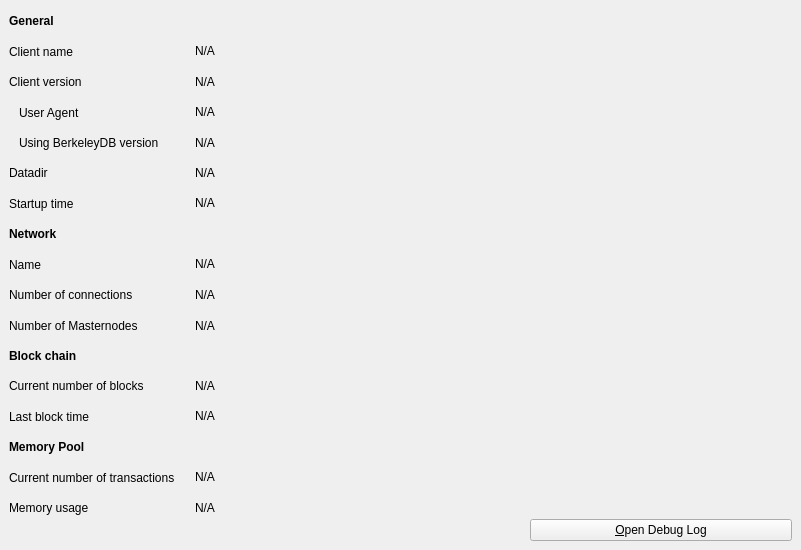
     <widget class="QWidget" name="tab_info">
      <attribute name="title">
       <string>&amp;Information</string>
      </attribute>
      <widget class="QWidget" name="layoutWidget">
       <property name="geometry">
        <rect>
         <x>530</x>
         <y>10</y>
         <width>262</width>
         <height>531</height>
        </rect>
       </property>
       <layout class="QVBoxLayout" name="verticalLayout_7">
        <item>
         <widget class="QLabel" name="labelIcon">
          <property name="minimumSize">
           <size>
            <width>260</width>
            <height>260</height>
           </size>
          </property>
          <property name="styleSheet">
           <string notr="true"/>
          </property>
          <property name="text">
           <string/>
          </property>
         </widget>
        </item>
        <item>
         <spacer name="verticalSpacer">
          <property name="orientation">
           <enum>Qt::Vertical</enum>
          </property>
          <property name="sizeHint" stdset="0">
           <size>
            <width>20</width>
            <height>40</height>
           </size>
          </property>
         </spacer>
        </item>
        <item>
         <widget class="QPushButton" name="openDebugLogfileButton">
          <property name="minimumSize">
           <size>
            <width>100</width>
            <height>0</height>
           </size>
          </property>
          <property name="toolTip">
           <string>Open the Nodescape Core debug log file from the current data directory. This can take a few seconds for large log files.</string>
          </property>
          <property name="text">
           <string>&amp;Open Debug Log</string>
          </property>
          <property name="autoDefault">
           <bool>false</bool>
          </property>
         </widget>
        </item>
       </layout>
      </widget>
      <widget class="QWidget" name="layoutWidget">
       <property name="geometry">
        <rect>
         <x>9</x>
         <y>9</y>
         <width>511</width>
         <height>511</height>
        </rect>
       </property>
       <layout class="QVBoxLayout" name="verticalLayout_8">
        <item>
         <widget class="QLabel" name="labelGeneral">
          <property name="font">
           <font>
            <weight>75</weight>
            <bold>true</bold>
           </font>
          </property>
          <property name="text">
           <string>General</string>
          </property>
         </widget>
        </item>
        <item>
         <layout class="QHBoxLayout" name="horizontalLayout_12">
          <item>
           <widget class="QLabel" name="label_5">
            <property name="maximumSize">
             <size>
              <width>180</width>
              <height>16777215</height>
             </size>
            </property>
            <property name="text">
             <string>Client name</string>
            </property>
           </widget>
          </item>
          <item>
           <widget class="QLabel" name="clientName">
            <property name="cursor">
             <cursorShape>IBeamCursor</cursorShape>
            </property>
            <property name="text">
             <string>N/A</string>
            </property>
            <property name="textFormat">
             <enum>Qt::PlainText</enum>
            </property>
            <property name="textInteractionFlags">
             <set>Qt::LinksAccessibleByMouse|Qt::TextSelectableByKeyboard|Qt::TextSelectableByMouse</set>
            </property>
           </widget>
          </item>
         </layout>
        </item>
        <item>
         <layout class="QHBoxLayout" name="horizontalLayout_13">
          <item>
           <widget class="QLabel" name="label_6">
            <property name="maximumSize">
             <size>
              <width>180</width>
              <height>16777215</height>
             </size>
            </property>
            <property name="text">
             <string>Client version</string>
            </property>
           </widget>
          </item>
          <item>
           <widget class="QLabel" name="clientVersion">
            <property name="cursor">
             <cursorShape>IBeamCursor</cursorShape>
            </property>
            <property name="text">
             <string>N/A</string>
            </property>
            <property name="textFormat">
             <enum>Qt::PlainText</enum>
            </property>
            <property name="textInteractionFlags">
             <set>Qt::LinksAccessibleByMouse|Qt::TextSelectableByKeyboard|Qt::TextSelectableByMouse</set>
            </property>
           </widget>
          </item>
         </layout>
        </item>
        <item>
         <layout class="QHBoxLayout" name="horizontalLayout_14">
          <item>
           <widget class="QLabel" name="labelClientUserAgent">
            <property name="maximumSize">
             <size>
              <width>180</width>
              <height>16777215</height>
             </size>
            </property>
            <property name="text">
             <string>User Agent</string>
            </property>
            <property name="indent">
             <number>10</number>
            </property>
           </widget>
          </item>
          <item>
           <widget class="QLabel" name="clientUserAgent">
            <property name="cursor">
             <cursorShape>IBeamCursor</cursorShape>
            </property>
            <property name="text">
             <string>N/A</string>
            </property>
            <property name="textFormat">
             <enum>Qt::PlainText</enum>
            </property>
            <property name="textInteractionFlags">
             <set>Qt::LinksAccessibleByMouse|Qt::TextSelectableByKeyboard|Qt::TextSelectableByMouse</set>
            </property>
           </widget>
          </item>
         </layout>
        </item>
        <item>
         <layout class="QHBoxLayout" name="horizontalLayout_15">
          <item>
           <widget class="QLabel" name="label_berkeleyDBVersion">
            <property name="maximumSize">
             <size>
              <width>180</width>
              <height>16777215</height>
             </size>
            </property>
            <property name="text">
             <string>Using BerkeleyDB version</string>
            </property>
            <property name="indent">
             <number>10</number>
            </property>
           </widget>
          </item>
          <item>
           <widget class="QLabel" name="berkeleyDBVersion">
            <property name="cursor">
             <cursorShape>IBeamCursor</cursorShape>
            </property>
            <property name="text">
             <string>N/A</string>
            </property>
            <property name="textFormat">
             <enum>Qt::PlainText</enum>
            </property>
            <property name="textInteractionFlags">
             <set>Qt::LinksAccessibleByMouse|Qt::TextSelectableByKeyboard|Qt::TextSelectableByMouse</set>
            </property>
           </widget>
          </item>
         </layout>
        </item>
        <item>
         <layout class="QHBoxLayout" name="horizontalLayout_16">
          <item>
           <widget class="QLabel" name="label_12">
            <property name="maximumSize">
             <size>
              <width>180</width>
              <height>16777215</height>
             </size>
            </property>
            <property name="text">
             <string>Datadir</string>
            </property>
           </widget>
          </item>
          <item>
           <widget class="QLabel" name="dataDir">
            <property name="cursor">
             <cursorShape>IBeamCursor</cursorShape>
            </property>
            <property name="text">
             <string>N/A</string>
            </property>
            <property name="textFormat">
             <enum>Qt::PlainText</enum>
            </property>
            <property name="wordWrap">
             <bool>true</bool>
            </property>
            <property name="textInteractionFlags">
             <set>Qt::LinksAccessibleByMouse|Qt::TextSelectableByKeyboard|Qt::TextSelectableByMouse</set>
            </property>
           </widget>
          </item>
         </layout>
        </item>
        <item>
         <layout class="QHBoxLayout" name="horizontalLayout_17">
          <item>
           <widget class="QLabel" name="label_13">
            <property name="maximumSize">
             <size>
              <width>180</width>
              <height>16777215</height>
             </size>
            </property>
            <property name="text">
             <string>Startup time</string>
            </property>
           </widget>
          </item>
          <item>
           <widget class="QLabel" name="startupTime">
            <property name="cursor">
             <cursorShape>IBeamCursor</cursorShape>
            </property>
            <property name="text">
             <string>N/A</string>
            </property>
            <property name="textFormat">
             <enum>Qt::PlainText</enum>
            </property>
            <property name="textInteractionFlags">
             <set>Qt::LinksAccessibleByMouse|Qt::TextSelectableByKeyboard|Qt::TextSelectableByMouse</set>
            </property>
           </widget>
          </item>
         </layout>
        </item>
        <item>
         <widget class="QLabel" name="labelNetwork">
          <property name="font">
           <font>
            <weight>75</weight>
            <bold>true</bold>
           </font>
          </property>
          <property name="text">
           <string>Network</string>
          </property>
         </widget>
        </item>
        <item>
         <layout class="QHBoxLayout" name="horizontalLayout_18">
          <item>
           <widget class="QLabel" name="label_8">
            <property name="maximumSize">
             <size>
              <width>180</width>
              <height>16777215</height>
             </size>
            </property>
            <property name="text">
             <string>Name</string>
            </property>
           </widget>
          </item>
          <item>
           <widget class="QLabel" name="networkName">
            <property name="cursor">
             <cursorShape>IBeamCursor</cursorShape>
            </property>
            <property name="text">
             <string>N/A</string>
            </property>
            <property name="textFormat">
             <enum>Qt::PlainText</enum>
            </property>
            <property name="textInteractionFlags">
             <set>Qt::LinksAccessibleByMouse|Qt::TextSelectableByKeyboard|Qt::TextSelectableByMouse</set>
            </property>
           </widget>
          </item>
         </layout>
        </item>
        <item>
         <layout class="QHBoxLayout" name="horizontalLayout_19">
          <item>
           <widget class="QLabel" name="label_7">
            <property name="maximumSize">
             <size>
              <width>180</width>
              <height>16777215</height>
             </size>
            </property>
            <property name="text">
             <string>Number of connections</string>
            </property>
           </widget>
          </item>
          <item>
           <widget class="QLabel" name="numberOfConnections">
            <property name="cursor">
             <cursorShape>IBeamCursor</cursorShape>
            </property>
            <property name="text">
             <string>N/A</string>
            </property>
            <property name="textFormat">
             <enum>Qt::PlainText</enum>
            </property>
            <property name="textInteractionFlags">
             <set>Qt::LinksAccessibleByMouse|Qt::TextSelectableByKeyboard|Qt::TextSelectableByMouse</set>
            </property>
           </widget>
          </item>
         </layout>
        </item>
        <item>
         <layout class="QHBoxLayout" name="horizontalLayout_20">
          <item>
           <widget class="QLabel" name="masternodeCountLabel">
            <property name="maximumSize">
             <size>
              <width>180</width>
              <height>16777215</height>
             </size>
            </property>
            <property name="text">
             <string>Number of Masternodes</string>
            </property>
           </widget>
          </item>
          <item>
           <widget class="QLabel" name="masternodeCount">
            <property name="text">
             <string>N/A</string>
            </property>
           </widget>
          </item>
         </layout>
        </item>
        <item>
         <widget class="QLabel" name="labelBlockchain">
          <property name="font">
           <font>
            <weight>75</weight>
            <bold>true</bold>
           </font>
          </property>
          <property name="text">
           <string>Block chain</string>
          </property>
         </widget>
        </item>
        <item>
         <layout class="QHBoxLayout" name="horizontalLayout_21">
          <item>
           <widget class="QLabel" name="label_3">
            <property name="maximumSize">
             <size>
              <width>180</width>
              <height>16777215</height>
             </size>
            </property>
            <property name="text">
             <string>Current number of blocks</string>
            </property>
           </widget>
          </item>
          <item>
           <widget class="QLabel" name="numberOfBlocks">
            <property name="cursor">
             <cursorShape>IBeamCursor</cursorShape>
            </property>
            <property name="text">
             <string>N/A</string>
            </property>
            <property name="textFormat">
             <enum>Qt::PlainText</enum>
            </property>
            <property name="textInteractionFlags">
             <set>Qt::LinksAccessibleByMouse|Qt::TextSelectableByKeyboard|Qt::TextSelectableByMouse</set>
            </property>
           </widget>
          </item>
         </layout>
        </item>
        <item>
         <layout class="QHBoxLayout" name="horizontalLayout_22">
          <item>
           <widget class="QLabel" name="labelLastBlockTime">
            <property name="maximumSize">
             <size>
              <width>180</width>
              <height>16777215</height>
             </size>
            </property>
            <property name="text">
             <string>Last block time</string>
            </property>
           </widget>
          </item>
          <item>
           <widget class="QLabel" name="lastBlockTime">
            <property name="cursor">
             <cursorShape>IBeamCursor</cursorShape>
            </property>
            <property name="text">
             <string>N/A</string>
            </property>
            <property name="textFormat">
             <enum>Qt::PlainText</enum>
            </property>
            <property name="textInteractionFlags">
             <set>Qt::LinksAccessibleByMouse|Qt::TextSelectableByKeyboard|Qt::TextSelectableByMouse</set>
            </property>
           </widget>
          </item>
         </layout>
        </item>
        <item>
         <widget class="QLabel" name="labelMempool">
          <property name="font">
           <font>
            <weight>75</weight>
            <bold>true</bold>
           </font>
          </property>
          <property name="text">
           <string>Memory Pool</string>
          </property>
         </widget>
        </item>
        <item>
         <layout class="QHBoxLayout" name="horizontalLayout_23">
          <item>
           <widget class="QLabel" name="labelNumberOfTransactions">
            <property name="maximumSize">
             <size>
              <width>180</width>
              <height>16777215</height>
             </size>
            </property>
            <property name="text">
             <string>Current number of transactions</string>
            </property>
           </widget>
          </item>
          <item>
           <widget class="QLabel" name="mempoolNumberTxs">
            <property name="cursor">
             <cursorShape>IBeamCursor</cursorShape>
            </property>
            <property name="text">
             <string>N/A</string>
            </property>
            <property name="textFormat">
             <enum>Qt::PlainText</enum>
            </property>
            <property name="textInteractionFlags">
             <set>Qt::LinksAccessibleByMouse|Qt::TextSelectableByKeyboard|Qt::TextSelectableByMouse</set>
            </property>
           </widget>
          </item>
         </layout>
        </item>
        <item>
         <layout class="QHBoxLayout" name="horizontalLayout_24">
          <item>
           <widget class="QLabel" name="labelMemoryUsage">
            <property name="maximumSize">
             <size>
              <width>180</width>
              <height>16777215</height>
             </size>
            </property>
            <property name="text">
             <string>Memory usage</string>
            </property>
           </widget>
          </item>
          <item>
           <widget class="QLabel" name="mempoolSize">
            <property name="cursor">
             <cursorShape>IBeamCursor</cursorShape>
            </property>
            <property name="text">
             <string>N/A</string>
            </property>
            <property name="textFormat">
             <enum>Qt::PlainText</enum>
            </property>
            <property name="textInteractionFlags">
             <set>Qt::LinksAccessibleByMouse|Qt::TextSelectableByKeyboard|Qt::TextSelectableByMouse</set>
            </property>
           </widget>
          </item>
         </layout>
        </item>
       </layout>
      </widget>
     </widget>
